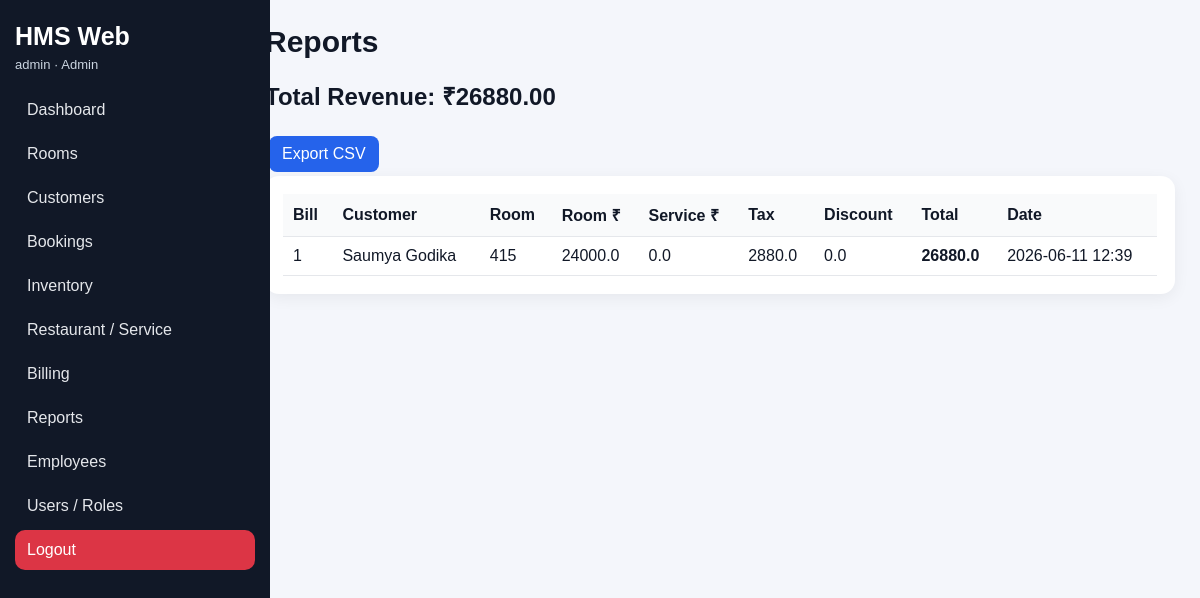
The app's page /reports (signed in) with its own data.
### tables this page shows
CREATE TABLE bills(
        id INTEGER PRIMARY KEY AUTOINCREMENT,
        booking_id INTEGER UNIQUE,
        room_charges REAL,
        service_charges REAL,
        tax REAL,
        discount REAL,
        total REAL,
        payment_status TEXT,
        bill_date TEXT);

CREATE TABLE customers(
        id INTEGER PRIMARY KEY AUTOINCREMENT,
        name TEXT,
        phone TEXT,
        email TEXT,
        id_proof TEXT,
        address TEXT);

CREATE TABLE rooms(
        id INTEGER PRIMARY KEY AUTOINCREMENT,
        room_no TEXT UNIQUE,
        category TEXT,
        price REAL,
        status TEXT DEFAULT 'Available');

### app.py (the view)
@app.route("/reports")
def reports():
    bills = run("""SELECT bills.*,c.name,r.room_no FROM bills
                   JOIN bookings b ON bills.booking_id=b.id
                   JOIN customers c ON b.customer_id=c.id JOIN rooms r ON b.room_id=r.id
                   ORDER BY bills.id DESC""")
    revenue = run("SELECT COALESCE(SUM(total),0) total FROM bills", one=True)["total"]
    return render_template("reports.html", bills=bills, revenue=revenue)

### app.py (called while the page is built)
def db():
    con = sqlite3.connect(DB_PATH)
    con.row_factory = sqlite3.Row
    return con

def run(sql, args=(), one=False, commit=False):
    con = db()
    cur = con.execute(sql, args)
    if commit:
        con.commit()
        last = cur.lastrowid
        con.close()
        return last
    rows = cur.fetchall()
    con.close()
    return (rows[0] if rows else None) if one else rows

def login_required():
    return "user_id" in session

@app.context_processor
def inject():
    return dict(current_user=session)

@app.before_request
def protect():
    allowed = ["login", "static"]
    if request.endpoint and request.endpoint not in allowed and not login_required():
        return redirect(url_for("login"))

### templates/reports.html
{% extends "base.html" %}{% block content %}<h1>Reports</h1><h2>Total Revenue: ₹{{"%.2f"|format(revenue)}}</h2><a class="button" href="{{url_for('export_reports')}}">Export CSV</a><div class="panel"><table><tr><th>Bill</th><th>Customer</th><th>Room</th><th>Room ₹</th><th>Service ₹</th><th>Tax</th><th>Discount</th><th>Total</th><th>Date</th></tr>{% for b in bills %}<tr><td>{{b.id}}</td><td>{{b.name}}</td><td>{{b.room_no}}</td><td>{{b.room_charges}}</td><td>{{b.service_charges}}</td><td>{{b.tax}}</td><td>{{b.discount}}</td><td><b>{{b.total}}</b></td><td>{{b.bill_date}}</td></tr>{% endfor %}</table></div>{% endblock %}

### static/css/style.css (style rules this page uses)
body { margin:0;background:#f4f6fb;font-family:Arial,sans-serif;color:#111827 }
h1 { font-size:30px;margin:0 0 20px }
.panel,.card { background:white;padding:18px;border-radius:14px;box-shadow:0 4px 16px rgba(0,0,0,.06);margin-bottom:16px }
button,.button { background:#2563eb;color:white;border:0;border-radius:8px;padding:9px 13px;text-decoration:none;display:inline-block;margin:4px;cursor:pointer }
a { color:#2563eb }
table { width:100%;border-collapse:collapse;background:white }
th,td { padding:10px;border-bottom:1px solid #e5e7eb;text-align:left }
th { background:#f9fafb }

### records on screen
bills: id "1", name "Saumya Godika", room_no "415", room_charges "24000.0", service_charges "0.0", tax "2880.0", discount "0.0", total "26880.0", bill_date "2026-06-11 12:39"

### other values on screen
{{ current_user.username }} "admin"
{{ current_user.role }} "Admin"
{{ "%.2f"|format(revenue) }} "26880.00"
